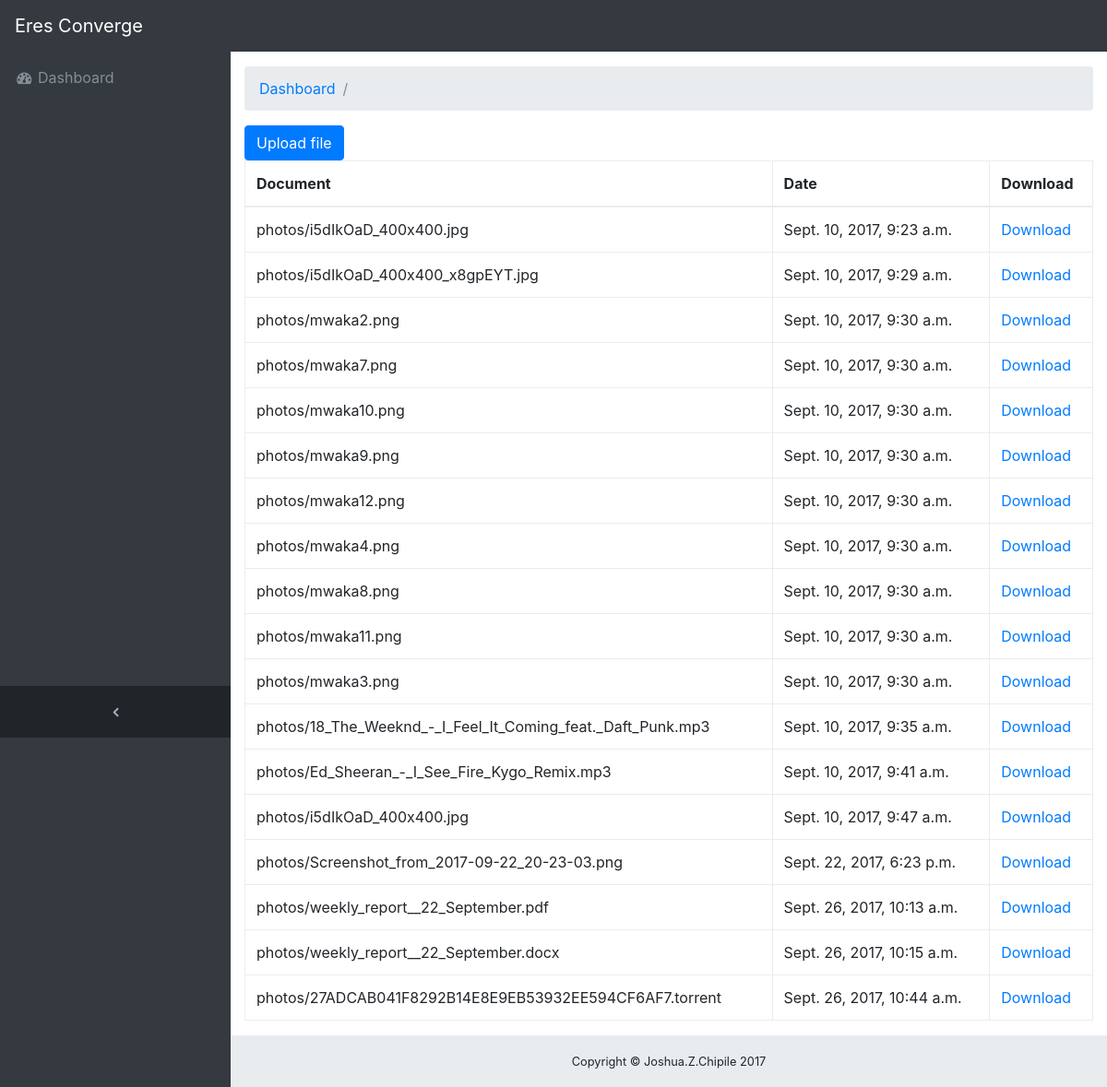
/upload/, run on an earlier commit of the app's database.
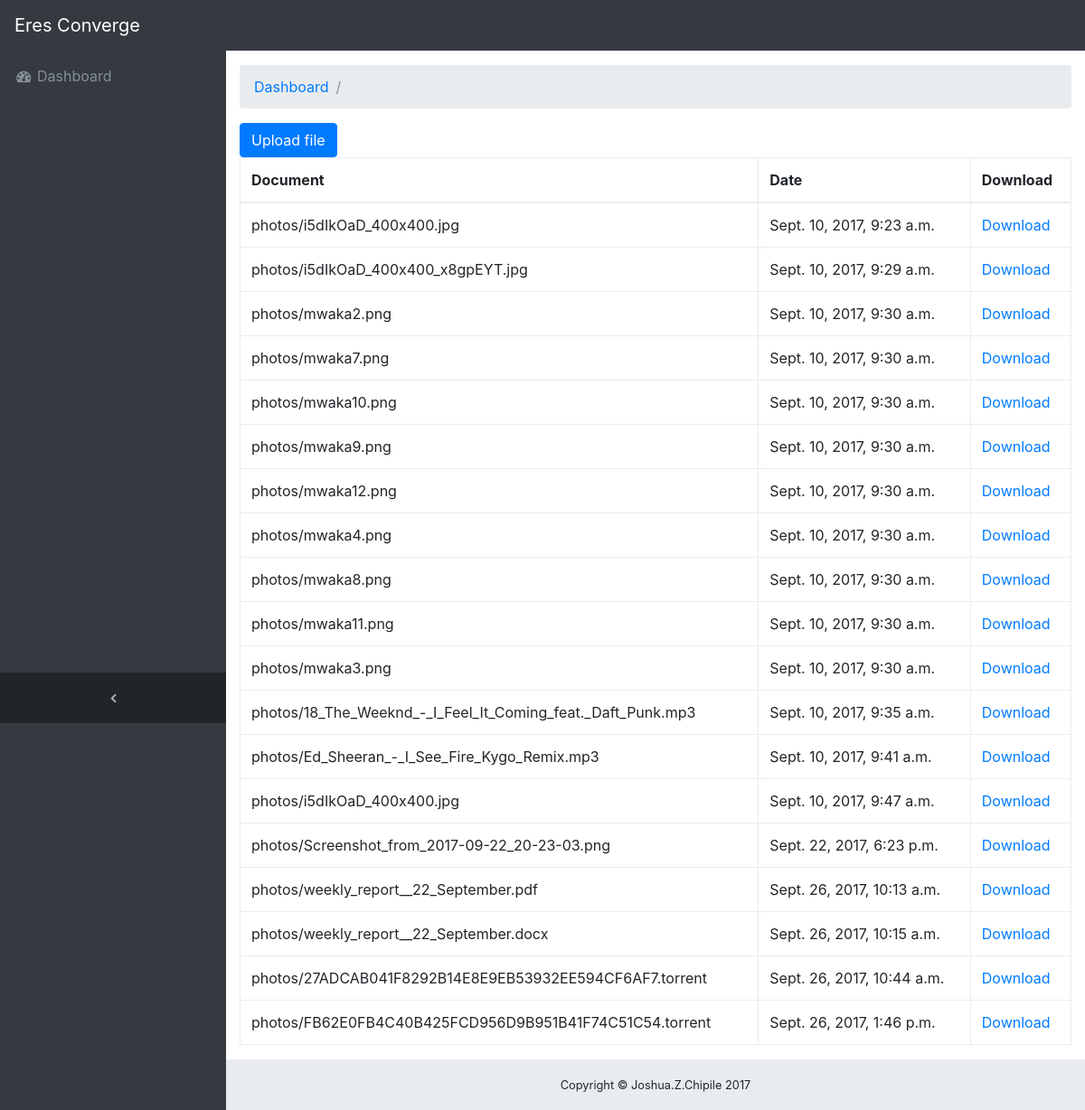
And on a later commit of the database.
### eresapp/models.py (models this page shows)
class Photo(models.Model):
    user_upload = Post.author
    title = models.CharField(max_length=255, blank=True)
    file = models.FileField(upload_to='photos/')
    uploaded_at = models.DateTimeField(auto_now_add=True)

### eresapp/views.py (the view)
# urls.py: url(r'^upload/$', views.UploadView.as_view(), name='upload'),
class UploadView(View):
    	def get(self, request):
	        document_list = Photo.objects.all()
	        return render(self.request, 'site/uploads.html', {'photos': document_list})
	 	def post(self, request):
		        form = PhotoForm(self.request.POST, self.request.FILES)
		        if form.is_valid():
		            photo = form.save()
			    photo.uploaded_at = timezone.now()
		            data = {'is_valid': True, 'name': photo.file.name, 'url': photo.file.url}
		        else:
		            data = {'is_valid': False}
		        return JsonResponse({'message': 'Success'})

### eresapp/templates/site/uploads.html (shortened to what this page needs)
{% extends 'site/base3.html' %}
{% block content %}
      <ol class="breadcrumb">
        <li class="breadcrumb-item">
          <a href="#">Dashboard</a>
        </li>
        <li class="breadcrumb-item active">{{user.username}}</li>
      </ol>
<button type="button" class="btn btn-primary js-upload-photos">
  Upload file
</button>
<table id="gallery" class="table table-bordered">
  <thead>
    <tr>
      <th>Document</th>
      <th>Date</th>
      <th>Download</th>
    </tr>
  </thead>
  <tbody>
    {% for photo in photos %}
      <tr>
        <td>{{ photo.file.name }}</td>
	<td>{{photo.uploaded_at}}</td>
	<td><a href="{{ photo.file.url }}">Download</a></td>
      </tr>
    {% endfor %}
  </tbody>
</table>
{% endblock  %}

### eresapp/templates/site/base3.html (shortened to what this page needs)
{% load static %}
<!DOCTYPE html>
<html lang="en">
  <head>
    <link href="{% static 'css/css/bootstrap.min.css' %}" rel="stylesheet">
    <link href="{% static 'css/font-awesome.min.css' %}" rel="stylesheet" type="text/css">
    <link href="{% static 'css/sb-admin.css'  %}" rel="stylesheet">
  </head>
  <body class="fixed-nav sticky-footer bg-dark" id="page-top">
    <nav class="navbar navbar-expand-lg navbar-dark bg-dark fixed-top" id="mainNav">
      <a class="navbar-brand" href="{% url 'home' %}">Eres Converge</a>
      <div class="collapse navbar-collapse" id="navbarResponsive">
        <ul class="navbar-nav navbar-sidenav" id="exampleAccordion">
          <li class="nav-item" data-toggle="tooltip" data-placement="right" title="Dashboard">
            <a class="nav-link" href="{%url 'dashboard'%}">
              <i class="fa fa-fw fa-dashboard"></i>
              <span class="nav-link-text">Dashboard</span>
            </a>
          </li>
        </ul>
        <ul class="navbar-nav sidenav-toggler">
          <li class="nav-item">
            <a class="nav-link text-center" id="sidenavToggler">
              <i class="fa fa-fw fa-angle-left"></i>
            </a>
          </li>
        </ul>
      </div>
    </nav>
  <div class="content-wrapper">
    <div class="container-fluid">
    {% block content %}
    {% endblock %}
  </div>
</div>
<footer class="sticky-footer">
  <div class="container">
    <div class="text-center">
      <small>Copyright © Joshua.Z.Chipile 2017</small>
    </div>
  </div>
</footer>
</body>
</html>

### eresapp/static/css/sb-admin.css (style rules this page uses)
html { position: relative; min-height: 100%; }
body { overflow-x: hidden; }
body.sticky-footer { margin-bottom: 56px; }
body.sticky-footer .content-wrapper { min-height: calc(100vh - 56px - 56px); }
body.fixed-nav { padding-top: 56px; }
.content-wrapper { min-height: calc(100vh - 56px); padding-top: 1rem; }
#mainNav .navbar-collapse { overflow: auto; max-height: 75vh; }
#mainNav .navbar-collapse .navbar-nav .nav-item .nav-link { cursor: pointer; }
#mainNav .navbar-collapse .sidenav-toggler { display: none; }
@media (min-width: 992px) { #mainNav .navbar-brand { width: 250px; } }
@media (min-width: 992px) { #mainNav .navbar-collapse { overflow: visible; max-height: none; } }
@media (min-width: 992px) { #mainNav .navbar-collapse .navbar-sidenav { position: absolute; top: 0; left: 0; overflow-x: hidden; overflow-y: auto; -webkit-flex-direction: column; -ms-flex-direction: column; flex-direction: column; margin-top: 56px; } }
@media (min-width: 992px) { #mainNav .navbar-collapse .navbar-sidenav > .nav-item { width: 250px; padding: 0; } }
@media (min-width: 992px) { #mainNav .navbar-collapse .navbar-sidenav > .nav-item > .nav-link { padding: 1em; } }
#mainNav.fixed-top .sidenav-toggler { display: none; }
@media (min-width: 992px) { #mainNav.fixed-top .navbar-sidenav { height: calc(100vh - 112px); } }
@media (min-width: 992px) { #mainNav.fixed-top .sidenav-toggler { position: absolute; top: 0; left: 0; display: flex; overflow-x: hidden; overflow-y: auto; -webkit-flex-direction: column; -ms-flex-direction: column; flex-direction: column; margin-top: calc(100vh - 56px); } }
@media (min-width: 992px) { #mainNav.fixed-top .sidenav-toggler > .nav-item { width: 250px; padding: 0; } }
@media (min-width: 992px) { #mainNav.fixed-top .sidenav-toggler > .nav-item > .nav-link { padding: 1em; } }
#mainNav.fixed-top.navbar-dark .sidenav-toggler { background-color: #212529; }
#mainNav.fixed-top.navbar-dark .sidenav-toggler a i { color: #adb5bd; }
.content-wrapper { overflow-x: hidden; background: white; }
@media (min-width: 992px) { .content-wrapper { margin-left: 250px; } }
#sidenavToggler i { font-weight: 800; }
#mainNav.navbar-dark .navbar-collapse .navbar-sidenav > .nav-item > .nav-link { color: #868e96; }
@media (min-width: 992px) { #mainNav.navbar-dark .navbar-collapse .navbar-sidenav { background: #343a40; } }
footer.sticky-footer { position: absolute; right: 0; bottom: 0; width: 100%; height: 56px; background-color: #e9ecef; line-height: 55px; }
@media (min-width: 992px) { footer.sticky-footer { width: calc(100% - 250px); } }

What changed in the data, as far as the page shows it:
added Photo: file.name "photos/FB62E0FB4C40B425FCD956D9B951B41F74C51C54.torrent", uploaded_at "Sept. 26, 2017, 1:46 p.m."
